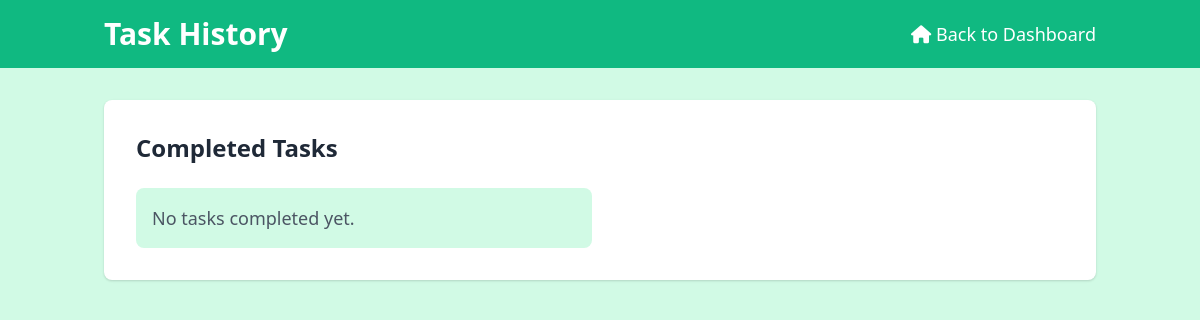
/dashboard/history/, run on an earlier commit of the app's database.
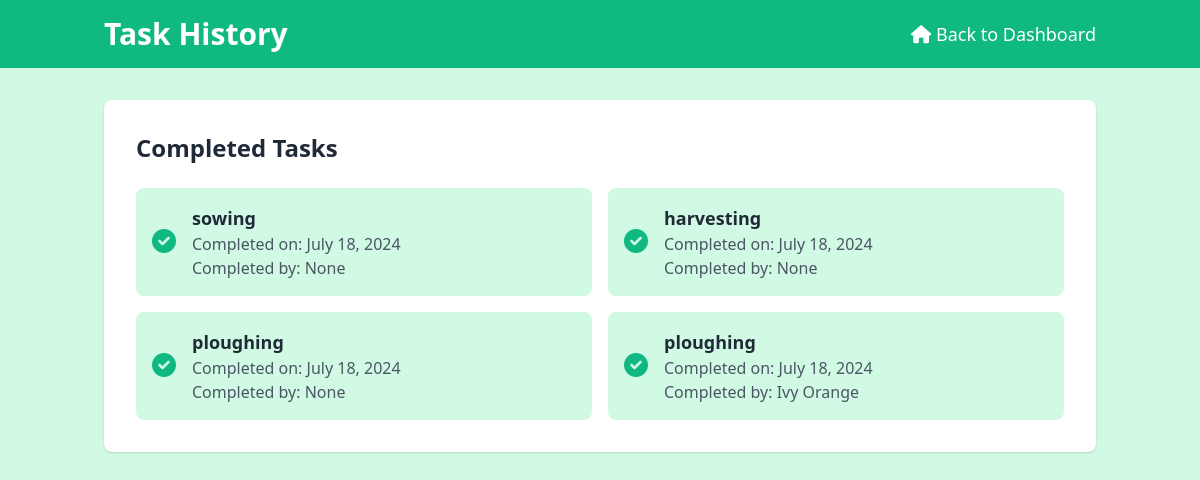
And on a later commit of the database.
### dashboard/models.py (models this page shows, shortened)
class TaskHistory(models.Model):
    task = models.CharField(max_length=255)
    start_date = models.DateField()
    end_date = models.DateField()
    completed_at = models.DateField(auto_now_add=True)
    completed_by = models.CharField(max_length=255, default="None")

### dashboard/views.py (the view)
# urls.py: path('dashboard/history/', views.task_history, name='task_history'),
def task_history(request):
    completed_tasks = TaskHistory.objects.all()
    context = {
        'completed_tasks': completed_tasks
    }
    return render(request, 'task_history.html', context)

### templates/task_history.html (shortened to what this page needs)
<!DOCTYPE html>
<html lang="en">
<head>
    <link href="https://cdn.jsdelivr.net/npm/tailwindcss@2.2.19/dist/tailwind.min.css" rel="stylesheet">
    <link href="https://cdnjs.cloudflare.com/ajax/libs/font-awesome/6.0.0-beta3/css/all.min.css" rel="stylesheet">
</head>
<body class="bg-green-100 text-gray-800">
    <header class="bg-green-500 text-white py-4">
        <div class="container mx-auto px-4 flex justify-between items-center">
            <h1 class="text-3xl font-bold">Task History</h1>
            <a href="{% url 'dashboard' %}" class="text-lg"><i class="fas fa-home"></i> Back to Dashboard</a>
        </div>
    </header>
    <div class="container mx-auto px-4 py-8">
        <div class="bg-white p-8 rounded-lg shadow">
            <h2 class="text-2xl font-semibold mb-6">Completed Tasks</h2>
            <ul class="grid grid-cols-1 md:grid-cols-2 gap-4">
                {% for task in completed_tasks %}
                <li class="bg-green-100 p-4 rounded-lg flex items-center">
                    <div class="flex-shrink-0">
                        <i class="fas fa-check-circle text-green-500 text-2xl mr-4"></i>
                    </div>
                    <div>
                        <p class="text-lg font-semibold">{{ task.task }}</p>
                        <p class="text-gray-600">Completed on: {{ task.completed_at }}</p>
                        <p class="text-gray-600">Completed by: {{ task.completed_by }}</p>
                    </div>
                </li>
                {% empty %}
                <li class="bg-green-100 p-4 rounded-lg">
                    <p class="text-lg text-gray-600">No tasks completed yet.</p>
                </li>
                {% endfor %}
            </ul>
        </div>
    </div>
</body>
</html>

What changed in the data, as far as the page shows it:
added TaskHistory: task "sowing", completed_at "July 18, 2024", completed_by "None"
added TaskHistory: task "harvesting", completed_at "July 18, 2024", completed_by "None"
added TaskHistory: task "ploughing", completed_at "July 18, 2024", completed_by "None"
added TaskHistory: task "ploughing", completed_at "July 18, 2024", completed_by "Ivy Orange"
Also different on the page:
text no longer shown: "No tasks completed yet."
